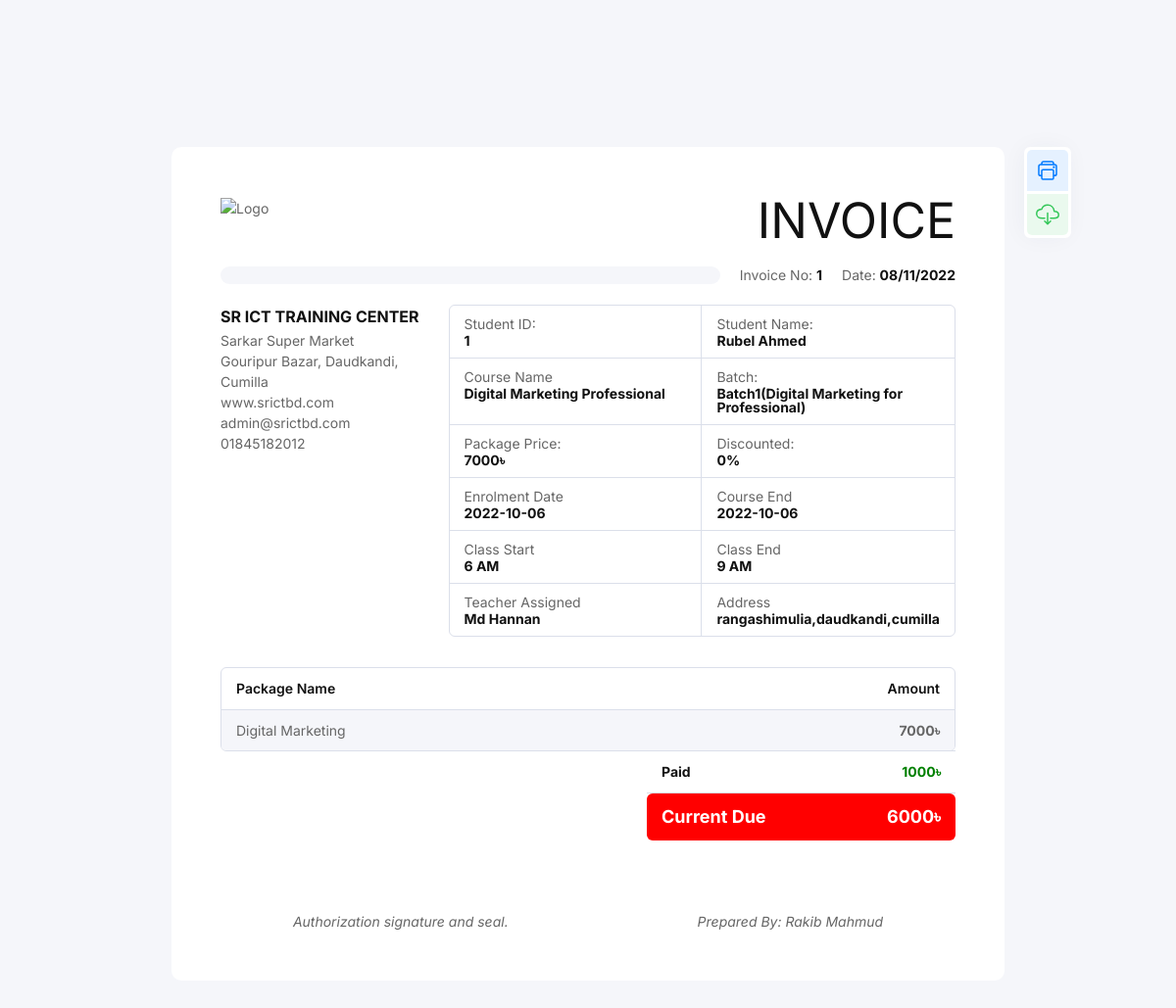
The app's page /invoice/due_student_billing.php?id=1 (signed in) with its own data.
### tables this page shows
CREATE TABLE `student` (
  `id` int(11) NOT NULL,
  `name` varchar(255) NOT NULL,
  `mobile` varchar(255) NOT NULL,
  `address` varchar(255) NOT NULL,
  `email` varchar(255) NOT NULL,
  `nid` varchar(255) NOT NULL,
  `study` varchar(255) NOT NULL,
  `teacher_asign` int(11) NOT NULL,
  `reference` varchar(55) NOT NULL,
  `package` int(255) NOT NULL,
  `batch` varchar(255) NOT NULL,
  `paid` int(255) NOT NULL,
  `discount` int(11) DEFAULT NULL,
  `due` int(255) NOT NULL,
  `total_amount` int(255) DEFAULT NULL,
  `reg_date` timestamp NOT NULL DEFAULT current_timestamp() ON UPDATE current_timestamp(),
  `status` enum('1','0') NOT NULL,
  `uid` int(11) NOT NULL
);

CREATE TABLE `package` (
  `package_id` int(11) NOT NULL,
  `package_name` varchar(255) NOT NULL,
  `type` varchar(55) DEFAULT NULL,
  `price` int(255) NOT NULL
);

CREATE TABLE `batch` (
  `id` int(11) NOT NULL,
  `uid` int(11) NOT NULL,
  `batch_name` varchar(255) NOT NULL,
  `package_id` int(11) DEFAULT NULL,
  `reg_date` timestamp NOT NULL DEFAULT current_timestamp()
);

CREATE TABLE `enrolment` (
  `enrollment_id` int(11) NOT NULL,
  `enrollment_date` varchar(255) NOT NULL,
  `from` varchar(55) NOT NULL,
  `to` varchar(55) NOT NULL,
  `sid` int(11) NOT NULL,
  `complete_date` varchar(55) DEFAULT NULL,
  `reg_date` timestamp NOT NULL DEFAULT current_timestamp()
);

CREATE TABLE `teacher` (
  `id` int(11) NOT NULL,
  `uid` int(11) NOT NULL,
  `teacher_name` varchar(255) NOT NULL,
  `designation` varchar(255) NOT NULL,
  `working_days` varchar(55) NOT NULL,
  `status` enum('1','0') NOT NULL
);

### invoice/due_student_billing.php (the view, shortened to what this page needs)
<?php
include '../include/database_connect.php';
if (isset($_GET['id'])) {
  $id = $_GET['id'];
  if ($allStudent = $con->query("SELECT * FROM student WHERE id='$id' ")) {
    while ($rows = $allStudent->fetch_assoc()) {
      $id = $rows['id'];
      $uid = $rows['uid'];
      $name = $rows['name'];
      $package = $rows['package'];
      $batch = $rows['batch'];
      $address = $rows['address'];
      $paid = $rows['paid'];
      $discount = $rows['discount'];
      $due = $rows['due'];
      $total_amount = $rows['total_amount'];
      $teacher_asign = $rows['teacher_asign'];
    }
  }
}
if (isset($_GET['id'])) {
  $id = $_GET['id'];
}
?>
<!DOCTYPE html>
<html class="no-js" lang="en">
<head>
  <link rel="stylesheet" href="assets/css/style.css">
</head>
<body style="margin-top: 10%">
  <div class="tm_container">
    <div class="tm_invoice_wrap">
      <div class="tm_invoice tm_style1" id="tm_download_section">
        <div class="tm_invoice_in">
          <div class="tm_invoice_head tm_mb20">
            <div class="tm_invoice_left">
              <div class="tm_logo"><img src="assets/img/favicon3.png" alt="Logo"><br> </div>
            </div>
            <div class="tm_invoice_right tm_text_right">
              <div class="tm_primary_color tm_f50 tm_text_uppercase">Invoice</div>
            </div>
          </div>
          <div class="tm_invoice_info tm_mb20">
            <div class="tm_invoice_seperator tm_gray_bg"></div>
            <div class="tm_invoice_info_list">
              <p class="tm_invoice_number tm_m0">Invoice No: <b class="tm_primary_color"><?php echo $id; ?> </b></p>
              <p class="tm_invoice_date tm_m0">Date: <b class="tm_primary_color"><?php echo date("d/m/Y") ?></b></p>
            </div>
          </div>
          <div class="tm_invoice_head tm_mb10">
            <div class="tm_invoice_left">
              <p class="tm_mb2 tm_f16"><b class="tm_primary_color tm_text_uppercase">SR ICT Training Center</b></p>
              <p>
                Sarkar Super Market <br>Gouripur Bazar, Daudkandi, Cumilla <br>
                www.srictbd.com <br>
                admin@srictbd.com<br>
                01845182012
              </p>
            </div>
            <div class="tm_invoice_right" style="width:69% !important">
              <div class="tm_grid_row tm_col_2  tm_col_2_sm tm_invoice_table tm_round_border">
                <div>
                  <p class="tm_m0">Student ID:</p>
                  <b class="tm_primary_color"><?php echo $id; ?></b>
                </div>
                <div>
                  <p class="tm_m0">Student Name:</p>
                  <b class="tm_primary_color"><?php echo $name; ?></b>
                </div>
                <div>
                  <p class="tm_m0">Course Name</p>
                  <b class="tm_primary_color">
                    <?php
                    $id = $id;
                    if ($packageList = $con->query("SELECT * FROM package WHERE package_id='$package' ")) {
                      while ($rows = $packageList->fetch_array()) {
                        echo '' . $rows['package_name'] . ' ' . $rows['type'] . ' ';
                      }
                    }
                    ?>
                  </b>
                </div>
                <div>
                  <p class="tm_m0">Batch:</p>
                  <b class="tm_primary_color">
                    <?php
                    if ($allPackag = $con->query("SELECT batch.id, batch.batch_name, package.package_id,package.package_name,package.type FROM batch INNER JOIN package ON package.package_id=batch.package_id WHERE id=$batch")) {
                      while ($rows = $allPackag->fetch_array()) {
                        echo '' . $rows['batch_name'] . '(' . $rows['package_name'] . ' for ' . $rows['type'] . ')';
                      }
                    }
                    ?>
                  </b>
                </div>
                <div>
                  <p class="tm_m0">Package Price:</p>
                  <b class="tm_primary_color"><?php
                                              if ($batch3 = $con->query("SELECT * FROM package WHERE package_id='$package' ")) {
                                                while ($rows4 = $batch3->fetch_array()) {
                                                  echo $pck = $rows4['price']  . '৳';
                                                }
                                              }
                                              ?></b>
                </div>
                <div>
                  <p class="tm_m0">Discounted:</p>
                  <b class="tm_primary_color"><?php echo $discount; ?>%</b>
                </div>
                <div>
                  <p class="tm_m0">Enrolment Date</p>
                  <b class="tm_primary_color">
                    <?php
                    if ($batch3 = $con->query("SELECT * FROM enrolment WHERE sid='$id' ")) {
                      while ($rows4 = $batch3->fetch_array()) {
                        echo $pck = $rows4['enrollment_date'];
                      }
                    }
                    ?>
                  </b>
                </div>
                <div>
                  <p class="tm_m0">Course End</p>
                  <b class="tm_primary_color">
                    <?php
                    $id = $id;
                    if ($batch3 = $con->query("SELECT * FROM enrolment WHERE sid='$id' ")) {
                      while ($rows4 = $batch3->fetch_array()) {
                        echo $pck = $rows4['complete_date'];
                      }
                    }
                    ?>
                  </b>
                </div>
                <div>
                  <p class="tm_m0">Class Start</p>
                  <b class="tm_primary_color">
                    <?php
                    if ($batch3 = $con->query("SELECT * FROM enrolment WHERE sid='$id' ")) {
                      while ($rows4 = $batch3->fetch_array()) {
                        echo $pck = $rows4['from'];
                      }
                    }
                    ?>
                  </b>
                </div>
                <div>
                  <p class="tm_m0">Class End</p>
                  <b class="tm_primary_color">
                    <?php
                    if ($batch3 = $con->query("SELECT * FROM enrolment WHERE sid='$id' ")) {
                      while ($rows4 = $batch3->fetch_array()) {
                        echo $pck = $rows4['to'];
                      }
                    }
                    ?>
                  </b>
                </div>
                <div>
                  <p class="tm_m0">Teacher Assigned</p>
                  <b class="tm_primary_color">
                    <?php
                    $teacherAsign = $teacher_asign;
                    if ($batch3 = $con->query("SELECT * FROM teacher WHERE id='$teacherAsign' ")) {
                      while ($rows4 = $batch3->fetch_array()) {
                        echo $pck = $rows4['teacher_name'];
                      }
                    }
                    ?>
                  </b>
                </div>
                <div>
                  <p class="tm_m0">Address</p>
                  <b class="tm_primary_color">
                    <?php echo $address; ?>
                  </b>
                </div>
              </div>
            </div>
          </div>
          <br>
          <div class="tm_table tm_style1">
            <div class="tm_round_border">
              <div class="tm_table_responsive">
                <table>
                  <thead>
                    <tr>
                      <th class="tm_width_5 tm_semi_bold tm_primary_color">Package Name</th>
                      <th class="tm_width_2 tm_semi_bold tm_primary_color tm_text_right">Amount</th>
                    </tr>
                  </thead>
                  <tbody>
                    <tr class="tm_gray_bg">
                      <td class="tm_width_5"><?php
                                              if ($batch55 = $con->query("SELECT * FROM package WHERE package_id='$package' ")) {
                                                while ($rows55 = $batch55->fetch_array()) {
                                                  echo $pck2 = $rows55['package_name'];
                                                }
                                              }
                                              ?></td>
                      <td class="tm_width_2 tm_text_right"><b><?php echo $total_amount . '৳'; ?></b></td>
                    </tr>
                  </tbody>
                </table>
              </div>
            </div>
            <div class="tm_invoice_footer">
              <div class="tm_left_footer">
              </div>
              <div class="tm_right_footer">
                <table>
                  <tbody>
                    <tr class="tm_border_top">
                      <td class="tm_width_3 tm_primary_color tm_border_none tm_bold">Paid</td>
                      <td style="color: green" class="tm_width_3 tm_primary_color tm_text_right tm_border_none tm_bold"><?php echo $paid . '৳'; ?></td>
                    </tr>
                    <tr class="tm_border_top">
                      <td style="background-color: red" class="tm_width_3 tm_border_top_0 tm_bold tm_f18 tm_white_color tm_accent_bg tm_radius_6_0_0_6">Current Due </td>
                      <td style="background-color: red" class="tm_width_3 tm_border_top_0 tm_bold tm_f18 tm_danger_color tm_text_right tm_white_color tm_accent_bg tm_radius_0_6_6_0"><?php echo $due . '৳'; ?></td>
                    </tr>
                  </tbody>
                </table>
              </div>
            </div>
          </div>
          <div class="tm_note tm_text_center tm_m0_md">
            <p class="tm_m0" align=""><br> <br>Authorization signature and seal. &nbsp; &nbsp; &nbsp; &nbsp; &nbsp;&nbsp; &nbsp; &nbsp; &nbsp; &nbsp; &nbsp; &nbsp; &nbsp; &nbsp; &nbsp;&nbsp; &nbsp; &nbsp; &nbsp; &nbsp;&nbsp; &nbsp; &nbsp; &nbsp; &nbsp;&nbsp;
              Prepared By:
              <?php
              if ($batch66 = $con->query("SELECT * FROM admin WHERE id='$uid' ")) {
                while ($rows66 = $batch66->fetch_array()) {
                  echo $uid2 = $rows66['name'];
                }
              }
              ?></p>
          </div>
        </div>
      </div>
      <div class="tm_invoice_btns tm_hide_print">
        <a href="javascript:window.print()" class="tm_invoice_btn tm_color1">
          <span class="tm_btn_icon">
          </span>
        </a>
        <button id="tm_download_btn" class="tm_invoice_btn tm_color2">
          <span class="tm_btn_icon">
          </span>
        </button>
      </div>
    </div>
  </div>
</body>
</html>

### records on screen
student: name "Rubel Ahmed", discount "0", address "rangashimulia,daudkandi,cumilla", total_amount "7000", paid "1000", due "6000"
package: package_name "Digital Marketing", type "Professional", price "7000৳"
batch: batch_name "Batch1", package.package_name "Digital Marketing", package.type "Professional"
enrolment: enrollment_date "2022-10-06", complete_date "2022-10-06", from "6 AM", to "9 AM"
teacher: teacher_name "Md Hannan"

### other values on screen
$id "1"
$uid2 = $rows66['name'] "Rakib Mahmud"
